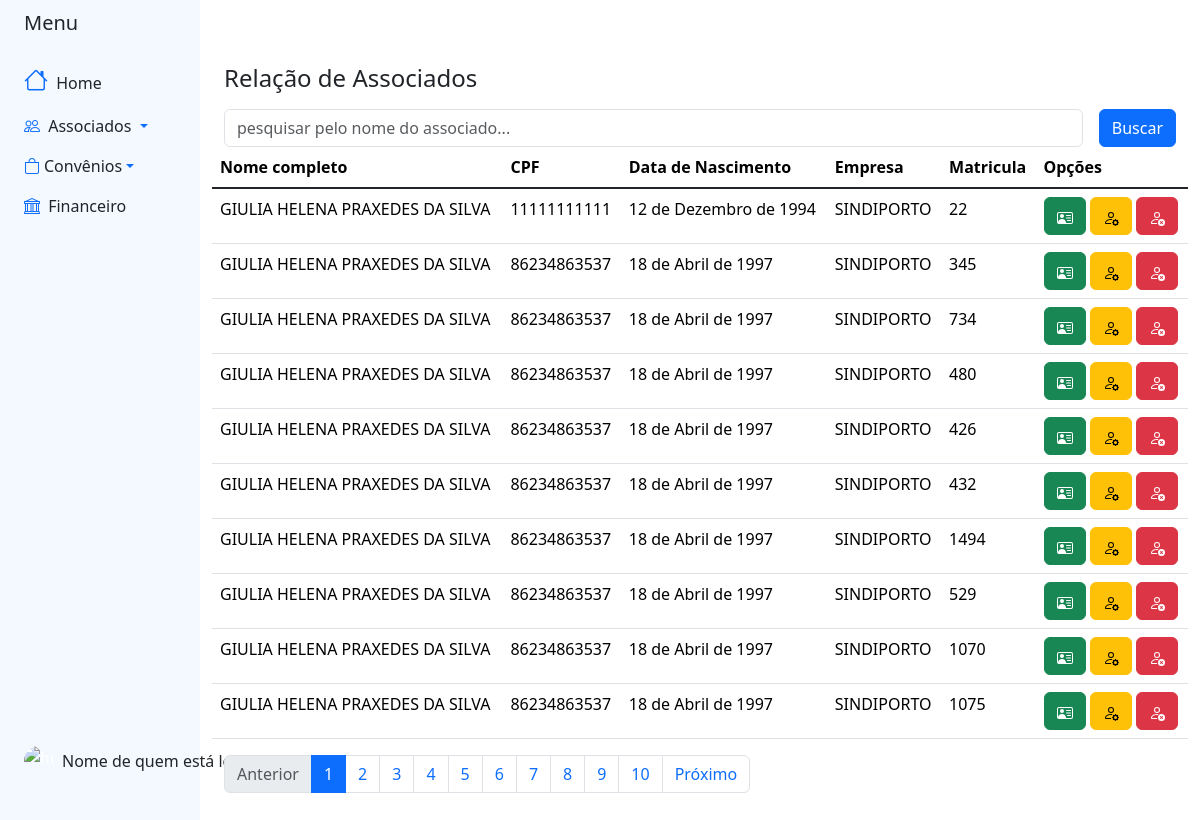
The page /associados/ (signed in) on the database its author committed.
### blackpearl/associados/models.py (models this page shows, shortened)
class Base(models.Model):
    criado = models.DateField('Data de Criação', auto_now_add=True)
    modificado = models.DateField('Data de Atualização', auto_now_add=True)
    ativo = models.BooleanField('Ativo?', default=True)
    class Meta:
        abstract = True

class Associado(Base):
    nomecompleto = models.CharField('Nome Completo', max_length=300)
    dataNascimento = models.DateField('Data de Nascimento')
    sexo = models.CharField('Sexo', max_length=1, choices=SEXO_CHOICES)
    cpf = models.CharField('CPF', max_length=11)
    identidade = models.CharField('Identidade', max_length=20, default='')
    orgemissor = models.CharField('Órgão Emissor', max_length= 6, choices=ORGEMISSOR_CHOICES, default='')
    estadocivil = models.CharField('Estado Civil', max_length= 2, choices=ESTADOCIVIL_CHOICES, default='')
    dataAssociacao = models.DateField('Data de Associação')
    associacao = models.CharField('Associação', max_length=50, choices=ASSOCIACAO_CHOICES, default= '')
    matricula = models.IntegerField('Matricula', null=True)
    empresa  = models.ForeignKey(Empresa, on_delete=models.CASCADE, related_name='empresa')
    email = models.EmailField('e-mail')
    dddNumeroContato = models.CharField('DDD', max_length=2)
    numeroContato = models.CharField('Celular', max_length=9)
    slug = models.SlugField('Slug', max_length=100, blank=True, editable=False)
    cep = models.CharField('CEP', max_length=9)
    logradouro = models.CharField('Logradouro', max_length=200)
    num = models.IntegerField('Número')
    bairro = models.CharField('Bairro', max_length=100)
    cidade = models.CharField('Cidade', max_length=100)
    estado = models.CharField('Estado (UF)', max_length=2, choices=ESTADOS_CHOICES, default='')

class Empresa(Base):
    nome = models.CharField('Nome da empresa', max_length= 100)
    estado = models.CharField('Estado de atuação', max_length=20, choices= ESTADOS_CHOICES)
    def __str__(self):
        return self.nome

### blackpearl/associados/views.py (the view)
# urls.py: path('', views.home, name='home_assoc'),
@login_required(login_url='login')
def home(request):
    nome_pesquisa = request.GET.get('obj')
    if nome_pesquisa:
        associados = Associado.objects.filter(nomecompleto__icontains=nome_pesquisa).order_by('nomecompleto')
    else:
        associados = Associado.objects.all().order_by('nomecompleto')
    paramentro_page = request.GET.get('page', '1')
    paramentro_limit = request.GET.get('limit', '10')
    if not (paramentro_limit.isdigit() and int(paramentro_limit) > 0):
        paramentro_limit = '10'
    associados_paginator = Paginator(associados, paramentro_limit)
    try:
        page = associados_paginator.page(paramentro_page)
    except (EmptyPage, PageNotAnInteger):
        page = associados_paginator.page(1)
    context = {
        'list_objs': page
    }
    return render(request, 'associados/home.html', context)

### blackpearl/associados/templates/associados/home.html (shortened to what this page needs)
{% extends "base_sidebar.html" %}
{% block bootstrap5_content %}
{% load bootstrap5 %}
{% load static %}
      <link href="https://cdn.datatables.net/v/bs5/jq-3.6.0/jszip-2.5.0/dt-1.13.4/b-2.3.6/b-html5-2.3.6/b-print-2.3.6/datatables.min.css" rel="stylesheet"/>
        <div class="container ">
            <div class="row d-flex justify-content-center align-items-center h-50 mt-5">
                <h4 class="">Relação de Associados</h4>
                {% include 'search.html' with href='home_assoc' %}
                <table class="table table-hover">
                          <thead>
                            <tr>
                              <th scope="col">Nome completo</th>
                              <th scope="col">CPF</th>
                              <th scope="col">Data de Nascimento</th>
                              <th scope="col">Empresa</th>
                              <th scope="col">Matricula</th>
                              <th scope="col">Opções</th>
                            </tr>
                          </thead>
                              <tbody class="table-group-divider">
                                {% for assoc in list_objs %}
                                <tr>
                                <td>{{ assoc.nomecompleto }}</td>
                                <td>{{ assoc.cpf }}</td>
                                <td>{{ assoc.dataNascimento }}</td>
                                <td>{{ assoc.empresa }}</td>
                                <td>{{ assoc.matricula }}</td>
                                <td>
                                    <button class="btn btn-success" role="button" href = "{% url 'visualizar' assoc.id%}" data-bs-toggle="modal" data-bs-target="#detalhesModal{{assoc.id}}">
                                    </button>
                                    <a class="btn btn-warning" role="button" href ="{% url 'editar' assoc.id%}" >
                                    </a>
                                    <button type="button" class="btn btn-danger" data-bs-toggle="modal" data-bs-target="#delete{{assoc.id}}">
                                    </button>
                                </td>
                                </tr>
                                {% endfor %}
                        </tbody>
                        </table>
                 {% include 'pagination.html' with href='home_conv' %}
            </div>
        </div>
{% endblock bootstrap5_content %}

### rows shown on the page
Associado: nomecompleto "GIULIA HELENA PRAXEDES DA SILVA", cpf "11111111111", dataNascimento "12 de Dezembro de 1994", empresa "SINDIPORTO", matricula "22"
Associado: nomecompleto "GIULIA HELENA PRAXEDES DA SILVA", cpf "86234863537", dataNascimento "18 de Abril de 1997", empresa "SINDIPORTO", matricula "345"
Associado: nomecompleto "GIULIA HELENA PRAXEDES DA SILVA", cpf "86234863537", dataNascimento "18 de Abril de 1997", empresa "SINDIPORTO", matricula "734"
Associado: nomecompleto "GIULIA HELENA PRAXEDES DA SILVA", cpf "86234863537", dataNascimento "18 de Abril de 1997", empresa "SINDIPORTO", matricula "480"
Associado: nomecompleto "GIULIA HELENA PRAXEDES DA SILVA", cpf "86234863537", dataNascimento "18 de Abril de 1997", empresa "SINDIPORTO", matricula "426"
Associado: nomecompleto "GIULIA HELENA PRAXEDES DA SILVA", cpf "86234863537", dataNascimento "18 de Abril de 1997", empresa "SINDIPORTO", matricula "432"
Associado: nomecompleto "GIULIA HELENA PRAXEDES DA SILVA", cpf "86234863537", dataNascimento "18 de Abril de 1997", empresa "SINDIPORTO", matricula "1494"
Associado: nomecompleto "GIULIA HELENA PRAXEDES DA SILVA", cpf "86234863537", dataNascimento "18 de Abril de 1997", empresa "SINDIPORTO", matricula "529"
Associado: nomecompleto "GIULIA HELENA PRAXEDES DA SILVA", cpf "86234863537", dataNascimento "18 de Abril de 1997", empresa "SINDIPORTO", matricula "1070"
Associado: nomecompleto "GIULIA HELENA PRAXEDES DA SILVA", cpf "86234863537", dataNascimento "18 de Abril de 1997", empresa "SINDIPORTO", matricula "1075"

### other values the page prints
{{ num }} "1"
{{ num }} "2" "3" "4" "5" "6" "7" "8" "9" "10"
